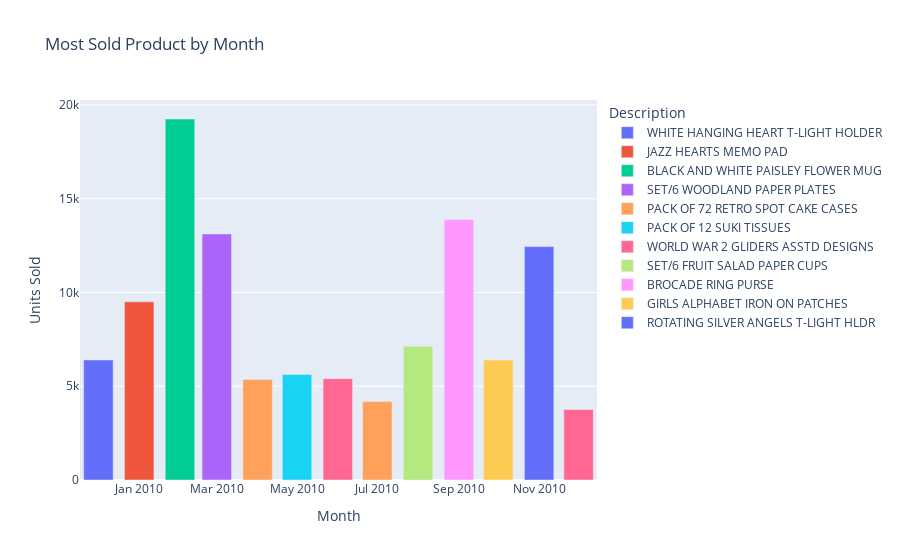

The cell this chart's notebook holds for it:
### Code cell
# -------------------------
# Most sold product by month
# -------------------------
monthly_top = (
    df_net.groupby(["Month", "Description"], as_index=False)["Quantity"]
    .sum()
    .sort_values(["Month", "Quantity"], ascending=[True, False])
)

monthly_top = monthly_top.loc[monthly_top.groupby("Month")["Quantity"].idxmax()]

fig1 = px.bar(
    monthly_top,
    x="Month",
    y="Quantity",
    color="Description",
    title="Most Sold Product by Month",
    labels={"Quantity": "Units Sold", "Month": "Month"},
)
fig1.show()

### Figure 1 — Plotly figure (JSON) as saved in the notebook; plotly's stock layout.template omitted (floating-point values rounded to 4 significant figures)
{"data": [{"alignmentgroup": "True", "hovertemplate": "Description=WHITE HANGING HEART T-LIGHT HOLDER<br>Month=%{x}<br>Units Sold=%{y}<extra></extra>", "legendgroup": "WHITE HANGING HEART T-LIGHT HOLDER", "marker": {"color": "#636efa", "pattern": {"shape": ""}}, "name": "WHITE HANGING HEART T-LIGHT HOLDER", "offsetgroup": "WHITE HANGING HEART T-LIGHT HOLDER", "orientation": "v", "showlegend": true, "textposition": "auto", "type": "bar", "x": ["2009-12-01T00:00:00"], "xaxis": "x", "y": [6403], "yaxis": "y"}, {"alignmentgroup": "True", "hovertemplate": "Description=JAZZ HEARTS MEMO PAD<br>Month=%{x}<br>Units Sold=%{y}<extra></extra>", "legendgroup": "JAZZ HEARTS MEMO PAD", "marker": {"color": "#EF553B", "pattern": {"shape": ""}}, "name": "JAZZ HEARTS MEMO PAD", "offsetgroup": "JAZZ HEARTS MEMO PAD", "orientation": "v", "showlegend": true, "textposition": "auto", "type": "bar", "x": ["2010-01-01T00:00:00"], "xaxis": "x", "y": [9500], "yaxis": "y"}, {"alignmentgroup": "True", "hovertemplate": "Description=BLACK AND WHITE PAISLEY FLOWER MUG<br>Month=%{x}<br>Units Sold=%{y}<extra></extra>", "legendgroup": "BLACK AND WHITE PAISLEY FLOWER MUG", "marker": {"color": "#00cc96", "pattern": {"shape": ""}}, "name": "BLACK AND WHITE PAISLEY FLOWER MUG", "offsetgroup": "BLACK AND WHITE PAISLEY FLOWER MUG", "orientation": "v", "showlegend": true, "textposition": "auto", "type": "bar", "x": ["2010-02-01T00:00:00"], "xaxis": "x", "y": [19249], "yaxis": "y"}, {"alignmentgroup": "True", "hovertemplate": "Description=SET/6 WOODLAND PAPER PLATES<br>Month=%{x}<br>Units Sold=%{y}<extra></extra>", "legendgroup": "SET/6 WOODLAND PAPER PLATES", "marker": {"color": "#ab63fa", "pattern": {"shape": ""}}, "name": "SET/6 WOODLAND PAPER PLATES", "offsetgroup": "SET/6 WOODLAND PAPER PLATES", "orientation": "v", "showlegend": true, "textposition": "auto", "type": "bar", "x": ["2010-03-01T00:00:00"], "xaxis": "x", "y": [13119], "yaxis": "y"}, {"alignmentgroup": "True", "hovertemplate": "Description=PACK OF 72 RETRO SPOT CAKE CASES<br>Month=%{x}<br>Units Sold=%{y}<extra></extra>", "legendgroup": "PACK OF 72 RETRO SPOT CAKE CASES", "marker": {"color": "#FFA15A", "pattern": {"shape": ""}}, "name": "PACK OF 72 RETRO SPOT CAKE CASES", "offsetgroup": "PACK OF 72 RETRO SPOT CAKE CASES", "orientation": "v", "showlegend": true, "textposition": "auto", "type": "bar", "x": ["2010-04-01T00:00:00", "2010-07-01T00:00:00"], "xaxis": "x", "y": [5365, 4181], "yaxis": "y"}, {"alignmentgroup": "True", "hovertemplate": "Description=PACK OF 12 SUKI TISSUES <br>Month=%{x}<br>Units Sold=%{y}<extra></extra>", "legendgroup": "PACK OF 12 SUKI TISSUES ", "marker": {"color": "#19d3f3", "pattern": {"shape": ""}}, "name": "PACK OF 12 SUKI TISSUES ", "offsetgroup": "PACK OF 12 SUKI TISSUES ", "orientation": "v", "showlegend": true, "textposition": "auto", "type": "bar", "x": ["2010-05-01T00:00:00"], "xaxis": "x", "y": [5625], "yaxis": "y"}, {"alignmentgroup": "True", "hovertemplate": "Description=WORLD WAR 2 GLIDERS ASSTD DESIGNS<br>Month=%{x}<br>Units Sold=%{y}<extra></extra>", "legendgroup": "WORLD WAR 2 GLIDERS ASSTD DESIGNS", "marker": {"color": "#FF6692", "pattern": {"shape": ""}}, "name": "WORLD WAR 2 GLIDERS ASSTD DESIGNS", "offsetgroup": "WORLD WAR 2 GLIDERS ASSTD DESIGNS", "orientation": "v", "showlegend": true, "textposition": "auto", "type": "bar", "x": ["2010-06-01T00:00:00", "2010-12-01T00:00:00"], "xaxis": "x", "y": [5404, 3759], "yaxis": "y"}, {"alignmentgroup": "True", "hovertemplate": "Description=SET/6 FRUIT SALAD PAPER CUPS<br>Month=%{x}<br>Units Sold=%{y}<extra></extra>", "legendgroup": "SET/6 FRUIT SALAD PAPER CUPS", "marker": {"color": "#B6E880", "pattern": {"shape": ""}}, "name": "SET/6 FRUIT SALAD PAPER CUPS", "offsetgroup": "SET/6 FRUIT SALAD PAPER CUPS", "orientation": "v", "showlegend": true, "textposition": "auto", "type": "bar", "x": ["2010-08-01T00:00:00"], "xaxis": "x", "y": [7131], "yaxis": "y"}, {"alignmentgroup": "True", "hovertemplate": "Description=BROCADE RING PURSE <br>Month=%{x}<br>Units Sold=%{y}<extra></extra>", "legendgroup": "BROCADE RING PURSE ", "marker": {"color": "#FF97FF", "pattern": {"shape": ""}}, "name": "BROCADE RING PURSE ", "offsetgroup": "BROCADE RING PURSE ", "orientation": "v", "showlegend": true, "textposition": "auto", "type": "bar", "x": ["2010-09-01T00:00:00"], "xaxis": "x", "y": [13895], "yaxis": "y"}, {"alignmentgroup": "True", "hovertemplate": "Description=GIRLS ALPHABET IRON ON PATCHES <br>Month=%{x}<br>Units Sold=%{y}<extra></extra>", "legendgroup": "GIRLS ALPHABET IRON ON PATCHES ", "marker": {"color": "#FECB52", "pattern": {"shape": ""}}, "name": "GIRLS ALPHABET IRON ON PATCHES ", "offsetgroup": "GIRLS ALPHABET IRON ON PATCHES ", "orientation": "v", "showlegend": true, "textposition": "auto", "type": "bar", "x": ["2010-10-01T00:00:00"], "xaxis": "x", "y": [6397], "yaxis": "y"}, {"alignmentgroup": "True", "hovertemplate": "Description=ROTATING SILVER ANGELS T-LIGHT HLDR<br>Month=%{x}<br>Units Sold=%{y}<extra></extra>", "legendgroup": "ROTATING SILVER ANGELS T-LIGHT HLDR", "marker": {"color": "#636efa", "pattern": {"shape": ""}}, "name": "ROTATING SILVER ANGELS T-LIGHT HLDR", "offsetgroup": "ROTATING SILVER ANGELS T-LIGHT HLDR", "orientation": "v", "showlegend": true, "textposition": "auto", "type": "bar", "x": ["2010-11-01T00:00:00"], "xaxis": "x", "y": [12445], "yaxis": "y"}], "layout": {"barmode": "relative", "legend": {"title": {"text": "Description"}, "tracegroupgap": 0}, "title": {"text": "Most Sold Product by Month"}, "xaxis": {"anchor": "y", "domain": [0, 1], "title": {"text": "Month"}}, "yaxis": {"anchor": "x", "domain": [0, 1], "title": {"text": "Units Sold"}}}}
